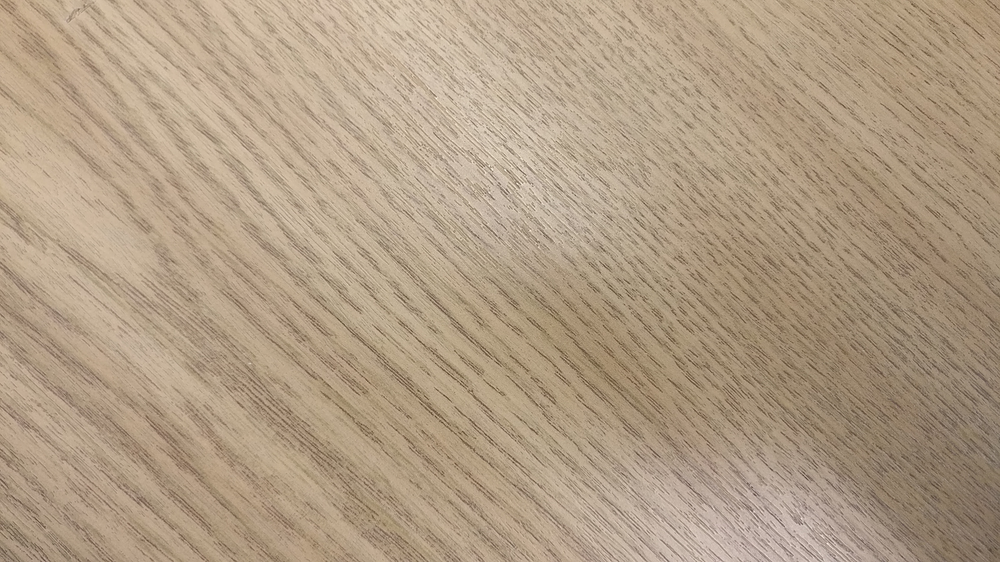
#> input picture selected_topics/forensics/tp1/CC_TP1_photos/DSC_0003.PNG, 1000 x 562 px, shrunk from 2304 x 1296 before the run, found by its file name
$ jupyter execute --allow-errors forensics_TP1.ipynb   (shell and % lines are left out)
#> lines starting #> are read from the running program, lines starting #| are printed output that depends on the picture; after the words box and inside, x2 and y2 are one past the last pixel; in counts of white or black regions, pixels touching at a corner belong together
# Multimedia Forensics Exercise 1
Tientso Ning

[cell 1]
import matplotlib.pyplot as plt
import matplotlib.image as mpimg
import cv2
import numpy as np
import math
import sys

[cell 2]
#./CC_TP1_photos/DSC_XXXX
img = cv2.imread("./CC_TP1_photos/DSC_0003.png")
#> img is the input picture: shape (562, 1000, 3); mean B, G, R 132.7, 156.4, 176.2
gray = cv2.cvtColor(img, cv2.COLOR_BGR2GRAY)
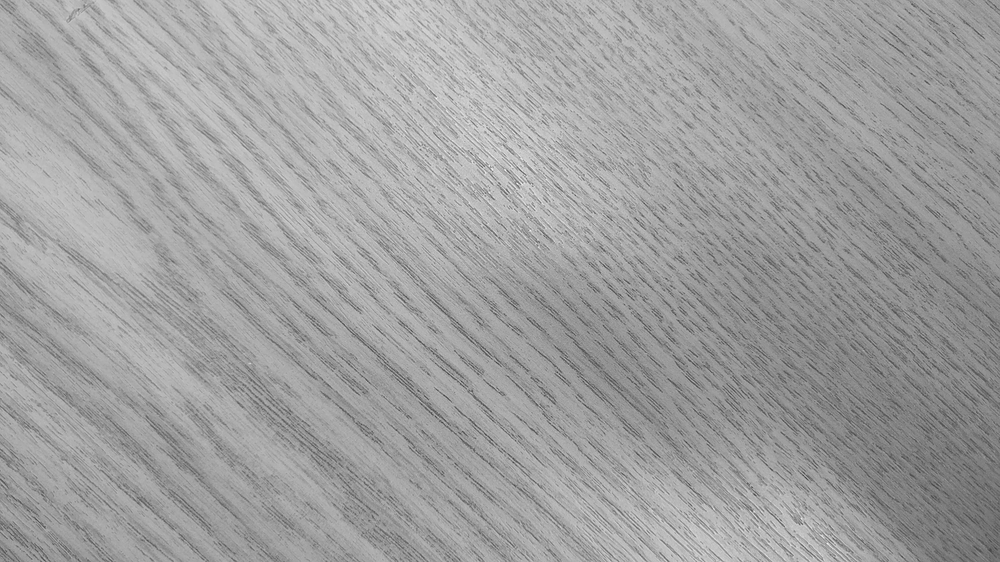
#> gray: shape (562, 1000); min 62, max 249, mean 159.6
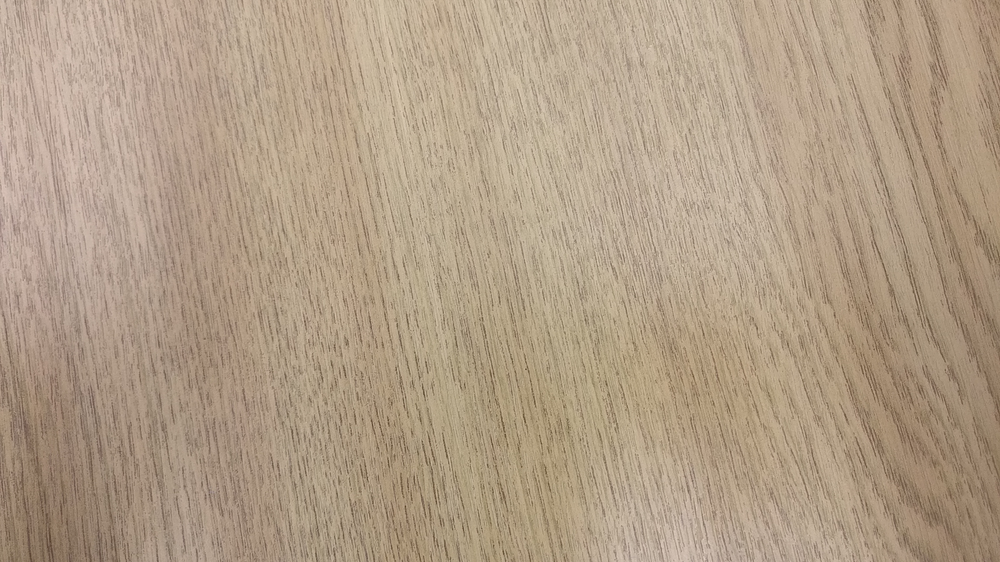
#> input picture selected_topics/forensics/tp1/CC_TP1_photos/DSC_0001.PNG, 1000 x 562 px, shrunk from 2304 x 1296 before the run, found by its file name
#> further down, img is the input picture: shape (562, 1000, 3); mean B, G, R 135, 157.5, 177
#> `gray = cv2.cvtColor(img, cv2.COLOR_BGR2GRAY)`:
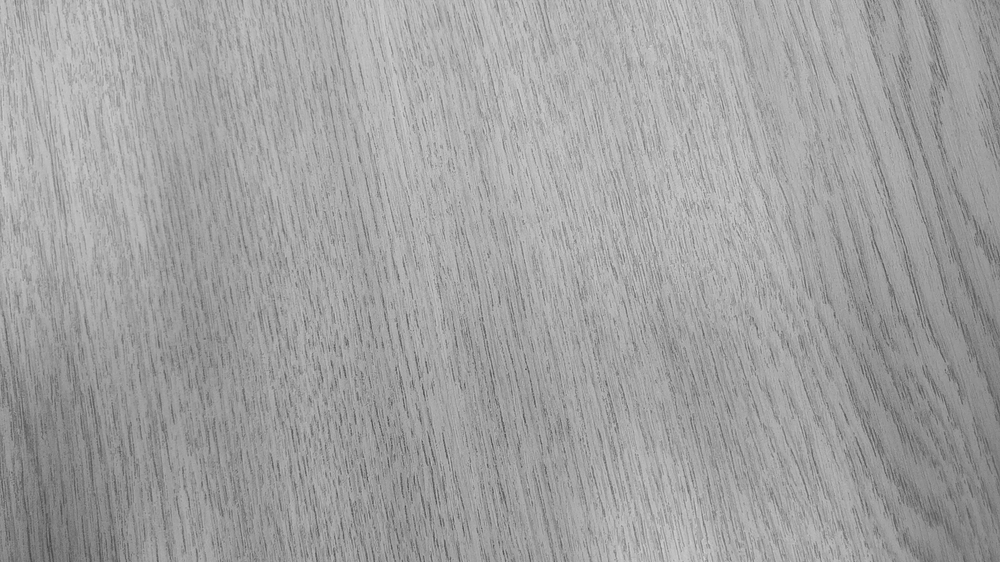
#> gray: shape (562, 1000); min 66, max 213, mean 160.7
#> pass 2 of the loop `for i in range(1, 10):`:
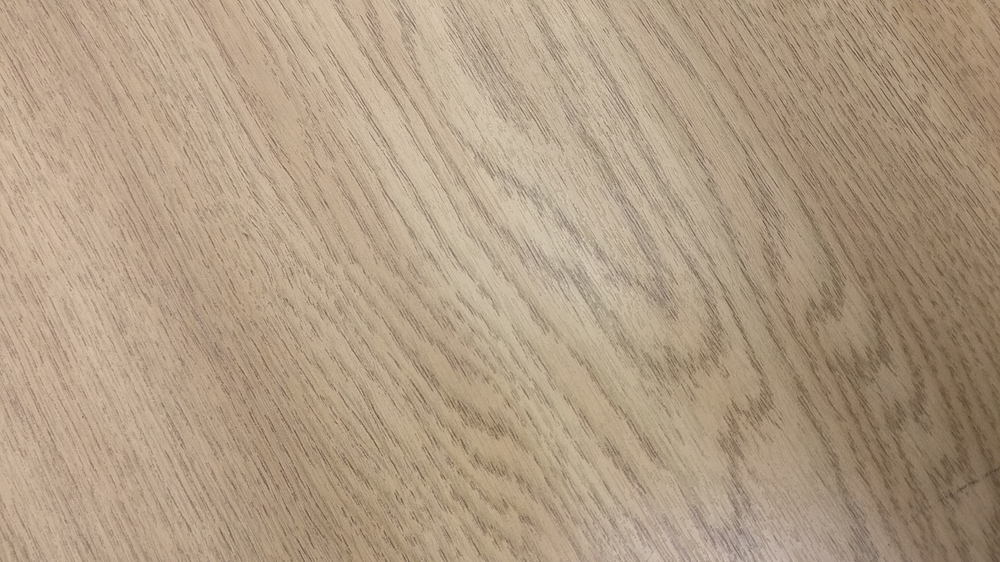
#> input picture selected_topics/forensics/tp1/CC_TP1_photos/DSC_0002.PNG, 1000 x 562 px, shrunk from 2304 x 1296 before the run, found by its file name
#> img is the input picture: shape (562, 1000, 3); mean B, G, R 132.2, 155.9, 176.2
#> `gray = cv2.cvtColor(img, cv2.COLOR_BGR2GRAY)`:
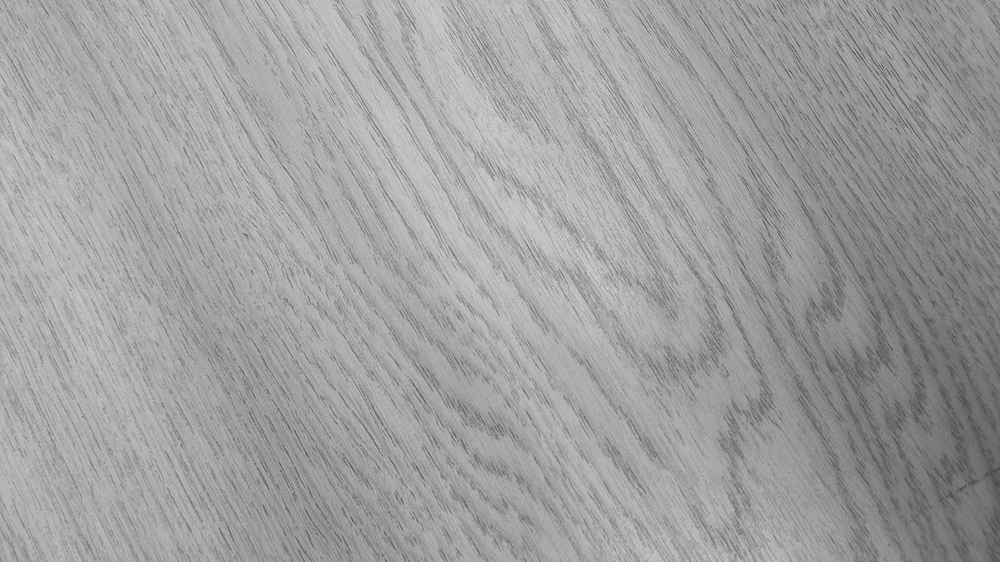
#> gray: shape (562, 1000); min 67, max 221, mean 159.2
plt.imshow(gray, cmap="Greys")

[cell 3]
#convert all images to grayscale
images = []
#> (the rest of this cell did not finish here and is left out)

[cell 4]
#we need to cut each image off
print(images[0].shape)
#| (562, 1000)
test = images[0][0:1000,0:1000]
print(test.shape)
#| (562, 1000)
plt.imshow(test, cmap="Greys")

#this crops all images
for i in range(0, len(images)):
    images[i] = images[i][0:1000,0:1000]
#> this loop made 3 passes
#> after the loop, images = 3 items

[cell 5]
#convert images to double precision
#for i in range(0,len(images)):
#    images[i] = cv2.normalize(images[i].astype('int'),None,0,255,cv2.NORM_MINMAX)

#check whether or not we good...
print(images[0].dtype, images[0].shape)
#| uint8 (562, 1000)
plt.imshow(images[0], cmap="Greys")

[cell 6]
#denoising seems like it only works on int8 for opencv
test = cv2.fastNlMeansDenoising(images[0])
plt.imshow(test, cmap="Greys")

[cell 7]
filtered = []
for i in range(0, len(images)):
    filtered.append(cv2.fastNlMeansDenoising(images[i], h=2))
#> after the loop, filtered = 3 items
print(len(filtered))
#| 3

[cell 8]
W = []
for i in range(0, len(images)):
    W.append(images[i]-filtered[i])
#> after the loop, W = 3 items
print(len(W))
#| 3

[cell 9]
#show that the noise is something that we're looking at
plt.imshow(W[0], cmap="Greys_r")
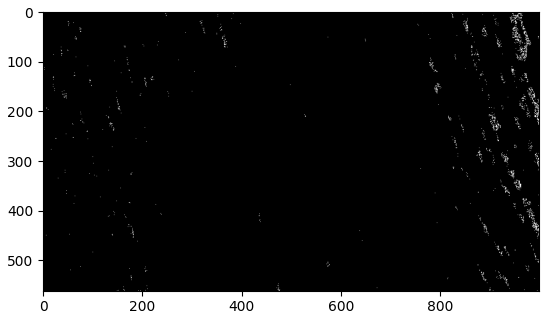
#> figure drawn by matplotlib, 1 panel

[cell 10]
def calc_contribution(W, I):
    ret = np.divide(W*I,I**2)
    ret[ret == 0] = 1
    ret[ret > 255] = 255
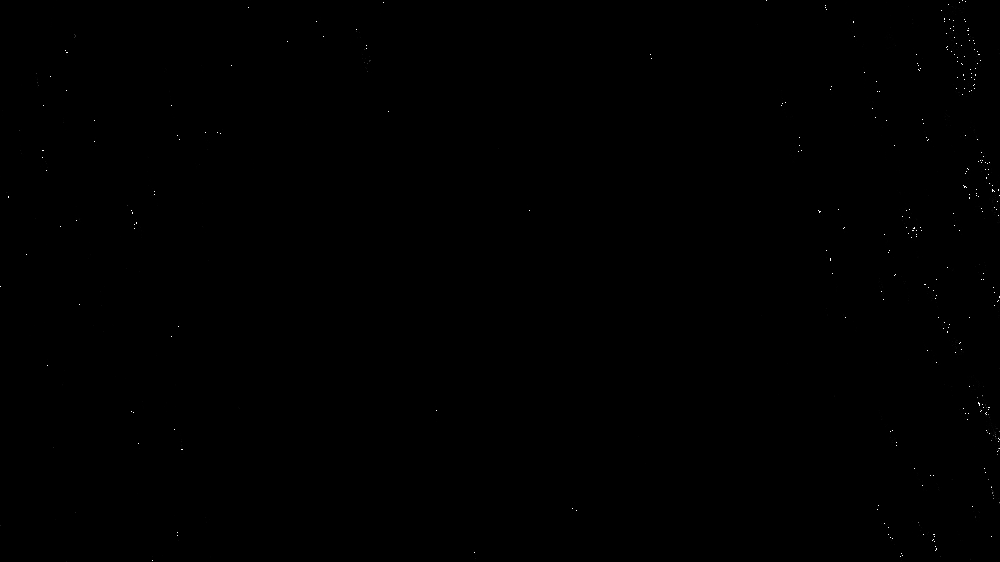
#> ret: shape (562, 1000) float64; 6.22% of the values are NaN or infinite; the others: min 0.0175, max 255, mean 1.18; drawn with min black, max white, NaN and infinite black
    ret[np.isnan(ret)] = 1
#> ret: shape (562, 1000) float64; 6.22% of pixels changed, all inside (x1, y1, x2, y2) = (0, 0, 1000, 562)
    return ret

[cell 11]
test_finger = calc_contribution(W[0],images[0])
plt.imshow(test_finger, cmap="Greys_r")

[cell 12]
#store all the fingerprints
fingerprints = []
for i in range(0, len(images)):
    fingerprints.append(calc_contribution(W[i],images[i]))
#> after the loop, fingerprints = 3 items
print(len(fingerprints))
#| 3

#> (a cell that did not finish here is left out)

[cell 14]
camera_b = []
for i in range(1,6):
    img = cv2.imread("./camera_b_photos/{0}.PNG".format(i), 0)
    camera_b.append(img)
#> pass 2 of the loop `for i in range(1,6):`:
#> (the rest of this cell did not finish here and is left out)

#> (a cell that did not finish here is left out)

#> (a cell that did not finish here is left out)

# Correlations

[cell 17]
def our_corr2 (a,b):
    c = (a-np.mean(a))*(b-np.mean(b))
    d = (a-np.mean(a))**2
    e = (b-np.mean(b))**2
    return np.sum(c)/np.sqrt(np.sum(d)*np.sum(e))

#> (a cell that did not finish here is left out)

[cell 19]
#compare for all fingerprints a b
compare1 = []
#> (the rest of this cell did not finish here and is left out)

As we can see, the correlation is centered around 0.0 (meaning that the two are not correlated) and this should be expected since Image set A and B are taken on two different cameras (Image Set A taken on my own, Image set B courtesy of Kevin)

[cell 20]
#calc fingerprint for online Image set C
#load image set C
imgset_c = []
for i in range (1,5):
    imgset_c.append(cv2.imread("./camera_c_photos/{0}.JPG".format(i),0))
#> pass 2 of the loop `for i in range (1,5):`:
print(len(imgset_c))
#| 4

#> (the rest of this cell did not finish here and is left out)
